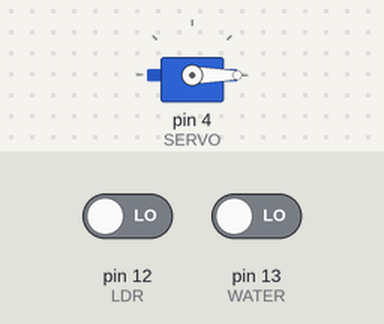
The sketch below on a simulated Arduino Uno, built with avr-gcc and run on an emulated ATmega328P. On the bench: servo. The test bench sets the inputs (shaded band); at power-on: pin 12 (LDR) LOW, pin 13 (WATER) LOW.

Above: at 1.2 s.
1.3 s: pin 12 (LDR) driven HIGH and pin 13 (WATER) driven HIGH
At 1.66 s:
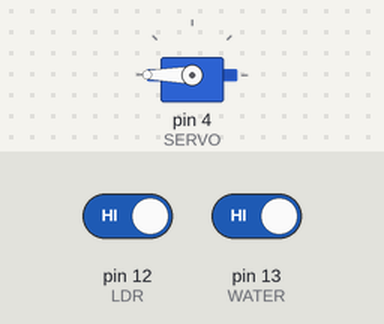
4.3 s: pin 12 (LDR) driven LOW
At 5.6 s:
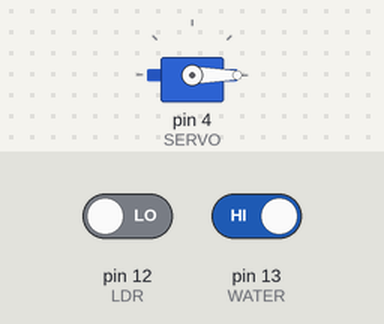
5.9 s: pin 12 (LDR) driven HIGH
At 6.26 s:
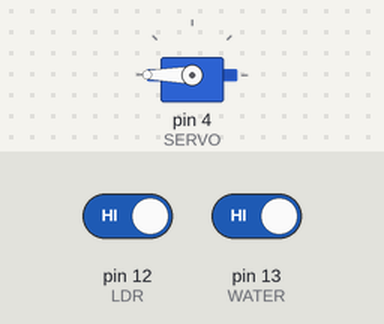
8.9 s: pin 13 (WATER) driven LOW
At 10.4 s:
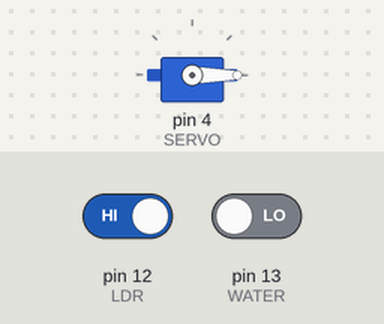
Timing chart, 0 to 11.5 s (numbered marks = the images above; inputs shaded):
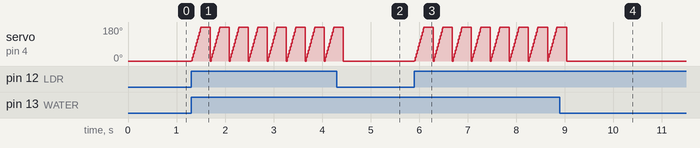

The sketch:

arduino.ino
```cpp
#include <Servo.h>
#include <SoftwareSerial.h>

SoftwareSerial serial(10, 11);
Servo servo;

const int WATER = 13;
const int LDR = 12;
const int SERVO = 4;
int pos = 0;

void setup() {
  // put your setup code here, to run once:
  serial.begin(9600);
  servo.attach(SERVO);
}

void loop() {
  // put your main code here, to run repeatedly:
  if (digitalRead(LDR) && digitalRead(WATER)) {
    for (pos = 0; pos <= 360; pos += 1) {
      servo.write(pos);
      delay(1);
    }
  } else {
    pos = 0;
    servo.write(pos);
  }
  serial.println(digitalRead(WATER) + digitalRead(LDR));
}
```

Measured:
- after the input at 1.3 s, servo on pin 4 (SERVO): ramps from 0° to 180° and jumps back, once every 0.39 s
- after the input at 4.3 s, servo on pin 4 (SERVO): goes on until 4.4 s, then stays 0°
- after the input at 5.9 s, servo on pin 4 (SERVO): ramps from 0° to 180° and jumps back, once every 0.39 s
- after the input at 8.9 s, servo on pin 4 (SERVO): goes on until 9.0 s, then stays 0°
